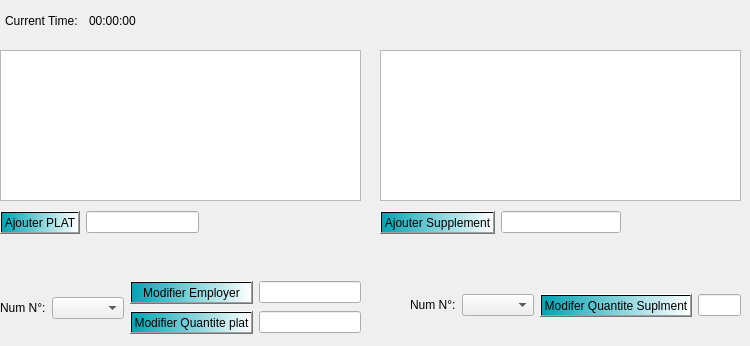
        <widget class="QWidget" name="tab_25">
         <attribute name="icon">
          <iconset>
           <normaloff>../../../../Downloads/Final/E-Health_care_2A12-remote/folda/add.PNG</normaloff>../../../../Downloads/Final/E-Health_care_2A12-remote/folda/add.PNG</iconset>
         </attribute>
         <attribute name="title">
          <string>Editer Commande</string>
         </attribute>
         <widget class="QLabel" name="label_108">
          <property name="geometry">
           <rect>
            <x>20</x>
            <y>110</y>
            <width>47</width>
            <height>14</height>
           </rect>
          </property>
          <property name="text">
           <string/>
          </property>
         </widget>
         <widget class="QLabel" name="label_109">
          <property name="geometry">
           <rect>
            <x>20</x>
            <y>190</y>
            <width>47</width>
            <height>14</height>
           </rect>
          </property>
          <property name="text">
           <string/>
          </property>
         </widget>
         <widget class="QTableView" name="Tab2">
          <property name="geometry">
           <rect>
            <x>0</x>
            <y>50</y>
            <width>361</width>
            <height>151</height>
           </rect>
          </property>
          <property name="styleSheet">
           <string notr="true"/>
          </property>
         </widget>
         <widget class="QLabel" name="label_couscous">
          <property name="geometry">
           <rect>
            <x>6</x>
            <y>183</y>
            <width>41</width>
            <height>31</height>
           </rect>
          </property>
          <property name="text">
           <string/>
          </property>
         </widget>
         <widget class="QTableView" name="Tab3">
          <property name="geometry">
           <rect>
            <x>380</x>
            <y>50</y>
            <width>361</width>
            <height>151</height>
           </rect>
          </property>
          <property name="styleSheet">
           <string notr="true"/>
          </property>
         </widget>
         <widget class="QWidget" name="layoutWidget_9">
          <property name="geometry">
           <rect>
            <x>0</x>
            <y>0</y>
            <width>141</width>
            <height>41</height>
           </rect>
          </property>
          <layout class="QGridLayout" name="gridLayout_2">
           <item row="0" column="3">
            <widget class="QLabel" name="lbl_time">
             <property name="text">
              <string>00:00:00</string>
             </property>
            </widget>
           </item>
           <item row="0" column="2">
            <spacer name="horizontalSpacer_2">
             <property name="orientation">
              <enum>Qt::Horizontal</enum>
             </property>
             <property name="sizeHint" stdset="0">
              <size>
               <width>40</width>
               <height>20</height>
              </size>
             </property>
            </spacer>
           </item>
           <item row="0" column="4">
            <spacer name="horizontalSpacer">
             <property name="orientation">
              <enum>Qt::Horizontal</enum>
             </property>
             <property name="sizeHint" stdset="0">
              <size>
               <width>40</width>
               <height>20</height>
              </size>
             </property>
            </spacer>
           </item>
           <item row="0" column="1">
            <widget class="QLabel" name="label_110">
             <property name="text">
              <string>Current Time:</string>
             </property>
            </widget>
           </item>
           <item row="0" column="0">
            <spacer name="horizontalSpacer_3">
             <property name="orientation">
              <enum>Qt::Horizontal</enum>
             </property>
             <property name="sizeHint" stdset="0">
              <size>
               <width>40</width>
               <height>20</height>
              </size>
             </property>
            </spacer>
           </item>
          </layout>
         </widget>
         <widget class="QWidget" name="layoutWidget_10">
          <property name="geometry">
           <rect>
            <x>0</x>
            <y>210</y>
            <width>199</width>
            <height>25</height>
           </rect>
          </property>
          <layout class="QHBoxLayout" name="horizontalLayout_9">
           <item>
            <widget class="QPushButton" name="getid">
             <property name="styleSheet">
              <string notr="true">background-color: qlineargradient(spread:repeat, x1:0, y1:0, x2:1, y2:0, stop:0 rgba(3, 163, 179, 255), stop:1 rgba(255, 255, 255, 255));</string>
             </property>
             <property name="text">
              <string>Ajouter PLAT</string>
             </property>
            </widget>
           </item>
           <item>
            <widget class="QLineEdit" name="qtyplat"/>
           </item>
          </layout>
         </widget>
         <widget class="QWidget" name="layoutWidget_11">
          <property name="geometry">
           <rect>
            <x>410</x>
            <y>280</y>
            <width>331</width>
            <height>51</height>
           </rect>
          </property>
          <layout class="QHBoxLayout" name="horizontalLayout_10">
           <item>
            <layout class="QGridLayout" name="gridLayout_8">
             <item row="0" column="0">
              <widget class="QLabel" name="label_111">
               <property name="text">
                <string>Num N°:</string>
               </property>
              </widget>
             </item>
             <item row="0" column="1">
              <widget class="QComboBox" name="IDSmodif">
               <property name="styleSheet">
                <string notr="true"/>
               </property>
              </widget>
             </item>
            </layout>
           </item>
           <item>
            <widget class="QPushButton" name="UpdateQuantity_2">
             <property name="styleSheet">
              <string notr="true">background-color: qlineargradient(spread:repeat, x1:0, y1:0, x2:1, y2:0, stop:0 rgba(3, 163, 179, 255), stop:1 rgba(255, 255, 255, 255));</string>
             </property>
             <property name="text">
              <string>Modifer Quantite Suplment</string>
             </property>
            </widget>
           </item>
           <item>
            <widget class="QLineEdit" name="lineEdit_QTY_2"/>
           </item>
          </layout>
         </widget>
         <widget class="QWidget" name="layoutWidget_12">
          <property name="geometry">
           <rect>
            <x>0</x>
            <y>280</y>
            <width>361</width>
            <height>57</height>
           </rect>
          </property>
          <layout class="QHBoxLayout" name="horizontalLayout_11">
           <item>
            <layout class="QGridLayout" name="gridLayout_3">
             <item row="0" column="0">
              <widget class="QLabel" name="label_112">
               <property name="text">
                <string>Num N°:</string>
               </property>
              </widget>
             </item>
             <item row="0" column="1">
              <widget class="QComboBox" name="NUMCmodif">
               <property name="styleSheet">
                <string notr="true"/>
               </property>
              </widget>
             </item>
            </layout>
           </item>
           <item>
            <layout class="QGridLayout" name="gridLayout_5">
             <item row="1" column="1">
              <widget class="QLineEdit" name="lineEdit_QTY"/>
             </item>
             <item row="0" column="1">
              <widget class="QLineEdit" name="lineEdit_Idemploye_2"/>
             </item>
             <item row="1" column="0">
              <widget class="QPushButton" name="UpdateQuantity">
               <property name="styleSheet">
                <string notr="true">background-color: qlineargradient(spread:repeat, x1:0, y1:0, x2:1, y2:0, stop:0 rgba(3, 163, 179, 255), stop:1 rgba(255, 255, 255, 255));</string>
               </property>
               <property name="text">
                <string>Modifier Quantite plat</string>
               </property>
              </widget>
             </item>
             <item row="0" column="0">
              <widget class="QPushButton" name="pushButton_midifier">
               <property name="styleSheet">
                <string notr="true">background-color: qlineargradient(spread:repeat, x1:0, y1:0, x2:1, y2:0, stop:0 rgba(3, 163, 179, 255), stop:1 rgba(255, 255, 255, 255));</string>
               </property>
               <property name="text">
                <string>Modifier Employer</string>
               </property>
               <property name="icon">
                <iconset>
                 <normaloff>../../../../Downloads/Final/E-Health_care_2A12-remote/folda/add.PNG</normaloff>../../../../Downloads/Final/E-Health_care_2A12-remote/folda/add.PNG</iconset>
               </property>
              </widget>
             </item>
            </layout>
           </item>
          </layout>
         </widget>
         <widget class="QWidget" name="layoutWidget_13">
          <property name="geometry">
           <rect>
            <x>380</x>
            <y>210</y>
            <width>241</width>
            <height>25</height>
           </rect>
          </property>
          <layout class="QHBoxLayout" name="horizontalLayout_12">
           <item>
            <widget class="QPushButton" name="ADD_supp_4">
             <property name="styleSheet">
              <string notr="true">background-color: qlineargradient(spread:repeat, x1:0, y1:0, x2:1, y2:0, stop:0 rgba(3, 163, 179, 255), stop:1 rgba(255, 255, 255, 255));</string>
             </property>
             <property name="text">
              <string>Ajouter Supplement</string>
             </property>
            </widget>
           </item>
           <item>
            <widget class="QLineEdit" name="qtysupp"/>
           </item>
          </layout>
         </widget>
        </widget>
